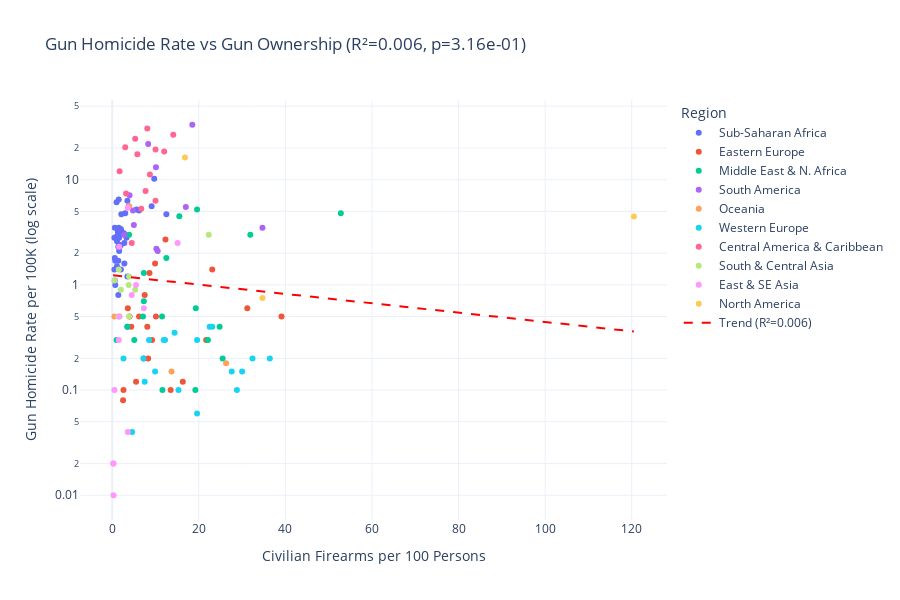

The cell this chart's notebook holds for it:
### Code cell
fig = px.scatter(
    plot_df,
    x='guns_per_100',
    y='gun_homicide_rate',
    color='region',
    hover_name='country_name',
    hover_data={'guns_per_100': ':.1f', 'gun_homicide_rate': ':.2f', 'region': True},
    log_y=True,
    title=f'Gun Homicide Rate vs Gun Ownership (R²={r_squared:.3f}, p={p_value:.2e})',
    labels={
        'guns_per_100': 'Civilian Firearms per 100 Persons',
        'gun_homicide_rate': 'Gun Homicide Rate per 100K (log scale)',
        'region': 'Region',
    },
)

# Add trend line
x_range = np.linspace(plot_df['guns_per_100'].min(), plot_df['guns_per_100'].max(), 100)
y_trend = 10 ** (slope * x_range + intercept)
fig.add_trace(go.Scatter(
    x=x_range, y=y_trend,
    mode='lines',
    name=f'Trend (R²={r_squared:.3f})',
    line=dict(color='red', dash='dash', width=2),
))

# Annotate notable outliers
#outliers = plot_df[plot_df['country_code'].isin(['USA', 'YEM', 'JPN', 'CHN', 'VEN', 'JAM', 'HND'])]
#for _, row in outliers.iterrows():
#    fig.add_annotation(
#        x=row['guns_per_100'], y=row['gun_homicide_rate'],
#        text=row['country_name'], showarrow=True, arrowhead=2,
#        ax=20, ay=-25, font=dict(size=10),
#    )

fig.update_layout(template='plotly_white', height=600)
fig.show()

### Figure 1 — Plotly figure (JSON) as saved in the notebook; plotly's stock layout.template omitted (floating-point values rounded to 4 significant figures)
{"data": [{"customdata": [["Sub-Saharan Africa"], ["Sub-Saharan Africa"], ["Sub-Saharan Africa"], ["Sub-Saharan Africa"], ["Sub-Saharan Africa"], ["Sub-Saharan Africa"], ["Sub-Saharan Africa"], ["Sub-Saharan Africa"], ["Sub-Saharan Africa"], ["Sub-Saharan Africa"], ["Sub-Saharan Africa"], ["Sub-Saharan Africa"], ["Sub-Saharan Africa"], ["Sub-Saharan Africa"], ["Sub-Saharan Africa"], ["Sub-Saharan Africa"], ["Sub-Saharan Africa"], ["Sub-Saharan Africa"], ["Sub-Saharan Africa"], ["Sub-Saharan Africa"], ["Sub-Saharan Africa"], ["Sub-Saharan Africa"], ["Sub-Saharan Africa"], ["Sub-Saharan Africa"], ["Sub-Saharan Africa"], ["Sub-Saharan Africa"], ["Sub-Saharan Africa"], ["Sub-Saharan Africa"], ["Sub-Saharan Africa"], ["Sub-Saharan Africa"], ["Sub-Saharan Africa"], ["Sub-Saharan Africa"], ["Sub-Saharan Africa"], ["Sub-Saharan Africa"], ["Sub-Saharan Africa"], ["Sub-Saharan Africa"], ["Sub-Saharan Africa"], ["Sub-Saharan Africa"], ["Sub-Saharan Africa"], ["Sub-Saharan Africa"], ["Sub-Saharan Africa"], ["Sub-Saharan Africa"], ["Sub-Saharan Africa"]], "hovertemplate": "<b>%{hovertext}</b><br><br>Region=%{customdata[0]}<br>Civilian Firearms per 100 Persons=%{x:.1f}<br>Gun Homicide Rate per 100K (log scale)=%{y:.2f}<extra></extra>", "hovertext": ["Afghanistan", "Angola", "Benin", "Botswana", "Burkina Faso", "Burundi", "Cameroon", "Central African Republic", "Chad", "Congo", "DR Congo", "Cote d'Ivoire", "Eritrea", "Eswatini", "Ethiopia", "Gabon", "Ghana", "Guinea", "Guinea-Bissau", "Kenya", "Lesotho", "Liberia", "Madagascar", "Malawi", "Mali", "Mauritania", "Mauritius", "Mozambique", "Namibia", "Niger", "Nigeria", "Rwanda", "Senegal", "Sierra Leone", "Somalia", "South Africa", "South Sudan", "Sudan", "Tanzania", "Togo", "Uganda", "Zambia", "Zimbabwe"], "legendgroup": "Sub-Saharan Africa", "marker": {"color": "#636efa", "symbol": "circle"}, "mode": "markers", "name": "Sub-Saharan Africa", "orientation": "v", "showlegend": true, "type": "scatter", "x": [12.5, 3.0, 1.4, 3.3, 1.1, 1.6, 1.1, 1.0, 1.3, 2.1, 1.4, 2.8, 0.5, 3.5, 0.6, 2.0, 1.4, 1.1, 2.0, 1.7, 2.7, 2.2, 0.5, 0.7, 1.5, 3.5, 3.5, 2.8, 5.6, 0.7, 1.5, 0.6, 2.0, 0.6, 9.1, 9.7, 1.5, 6.2, 1.4, 1.6, 1.4, 1.6, 2.8], "xaxis": "x", "y": [4.7, 4.8, 0.8, 2.8, 1.5, 2.1, 2.9, 6.1, 3.2, 4.7, 3.0, 1.6, 2.8, 6.3, 3.5, 2.4, 1.7, 2.6, 3.4, 2.3, 3.1, 3.2, 1.4, 1.0, 3.5, 1.2, 0.4, 3.0, 5.2, 1.7, 3.2, 1.1, 1.4, 1.8, 5.6, 10.2, 6.5, 5.1, 2.3, 2.3, 3.3, 2.8, 2.5], "yaxis": "y"}, {"customdata": [["Eastern Europe"], ["Eastern Europe"], ["Eastern Europe"], ["Eastern Europe"], ["Eastern Europe"], ["Eastern Europe"], ["Eastern Europe"], ["Eastern Europe"], ["Eastern Europe"], ["Eastern Europe"], ["Eastern Europe"], ["Eastern Europe"], ["Eastern Europe"], ["Eastern Europe"], ["Eastern Europe"], ["Eastern Europe"], ["Eastern Europe"], ["Eastern Europe"], ["Eastern Europe"], ["Eastern Europe"], ["Eastern Europe"], ["Eastern Europe"]], "hovertemplate": "<b>%{hovertext}</b><br><br>Region=%{customdata[0]}<br>Civilian Firearms per 100 Persons=%{x:.1f}<br>Gun Homicide Rate per 100K (log scale)=%{y:.2f}<extra></extra>", "hovertext": ["Albania", "Armenia", "Azerbaijan", "Belarus", "Bosnia and Herzegovina", "Bulgaria", "Croatia", "Czech Republic", "Estonia", "Georgia", "Hungary", "Latvia", "Lithuania", "Moldova", "Montenegro", "Poland", "Romania", "Russia", "Serbia", "Slovakia", "Slovenia", "Ukraine"], "legendgroup": "Eastern Europe", "marker": {"color": "#EF553B", "symbol": "circle"}, "mode": "markers", "name": "Eastern Europe", "orientation": "v", "showlegend": true, "type": "scatter", "x": [8.6, 4.4, 3.6, 7.3, 31.2, 6.2, 21.7, 16.3, 9.2, 7.5, 5.5, 10.1, 8.1, 4.0, 23.1, 2.5, 2.6, 12.3, 39.1, 8.3, 13.5, 9.9], "xaxis": "x", "y": [1.3, 0.4, 0.6, 0.2, 0.6, 0.5, 0.3, 0.12, 0.3, 0.8, 0.12, 0.5, 0.4, 0.5, 1.4, 0.08, 0.1, 2.7, 0.5, 0.2, 0.1, 1.6], "yaxis": "y"}, {"customdata": [["Middle East & N. Africa"], ["Middle East & N. Africa"], ["Middle East & N. Africa"], ["Middle East & N. Africa"], ["Middle East & N. Africa"], ["Middle East & N. Africa"], ["Middle East & N. Africa"], ["Middle East & N. Africa"], ["Middle East & N. Africa"], ["Middle East & N. Africa"], ["Middle East & N. Africa"], ["Middle East & N. Africa"], ["Middle East & N. Africa"], ["Middle East & N. Africa"], ["Middle East & N. Africa"], ["Middle East & N. Africa"], ["Middle East & N. Africa"], ["Middle East & N. Africa"], ["Middle East & N. Africa"]], "hovertemplate": "<b>%{hovertext}</b><br><br>Region=%{customdata[0]}<br>Civilian Firearms per 100 Persons=%{x:.1f}<br>Gun Homicide Rate per 100K (log scale)=%{y:.2f}<extra></extra>", "hovertext": ["Algeria", "Bahrain", "Egypt", "Iran", "Iraq", "Israel", "Jordan", "Kuwait", "Lebanon", "Libya", "Morocco", "Oman", "Qatar", "Saudi Arabia", "Syria", "Tunisia", "Turkey", "United Arab Emirates", "Yemen"], "legendgroup": "Middle East & N. Africa", "marker": {"color": "#00cc96", "symbol": "circle"}, "mode": "markers", "name": "Middle East & N. Africa", "orientation": "v", "showlegend": true, "type": "scatter", "x": [7.1, 11.6, 3.5, 7.3, 19.6, 7.3, 11.5, 24.8, 31.9, 15.5, 5.1, 25.5, 19.2, 19.3, 3.9, 1.0, 12.5, 22.1, 52.8], "xaxis": "x", "y": [0.5, 0.1, 0.4, 1.3, 5.2, 0.7, 0.5, 0.4, 3.0, 4.5, 0.3, 0.2, 0.1, 0.6, 3.0, 0.3, 1.8, 0.3, 4.8], "yaxis": "y"}, {"customdata": [["South America"], ["South America"], ["South America"], ["South America"], ["South America"], ["South America"], ["South America"], ["South America"], ["South America"], ["South America"], ["South America"], ["South America"]], "hovertemplate": "<b>%{hovertext}</b><br><br>Region=%{customdata[0]}<br>Civilian Firearms per 100 Persons=%{x:.1f}<br>Gun Homicide Rate per 100K (log scale)=%{y:.2f}<extra></extra>", "hovertext": ["Argentina", "Bolivia", "Brazil", "Chile", "Colombia", "Ecuador", "Guyana", "Paraguay", "Peru", "Suriname", "Uruguay", "Venezuela"], "legendgroup": "South America", "marker": {"color": "#ab63fa", "symbol": "circle"}, "mode": "markers", "name": "South America", "orientation": "v", "showlegend": true, "type": "scatter", "x": [10.2, 2.8, 8.3, 10.5, 10.1, 3.8, 4.0, 17.0, 5.0, 4.8, 34.7, 18.5], "xaxis": "x", "y": [2.2, 3.0, 21.9, 2.1, 13.1, 5.6, 7.1, 5.5, 3.7, 5.1, 3.5, 33.3], "yaxis": "y"}, {"customdata": [["Oceania"], ["Oceania"], ["Oceania"], ["Oceania"]], "hovertemplate": "<b>%{hovertext}</b><br><br>Region=%{customdata[0]}<br>Civilian Firearms per 100 Persons=%{x:.1f}<br>Gun Homicide Rate per 100K (log scale)=%{y:.2f}<extra></extra>", "hovertext": ["Australia", "Fiji", "New Zealand", "Papua New Guinea"], "legendgroup": "Oceania", "marker": {"color": "#FFA15A", "symbol": "circle"}, "mode": "markers", "name": "Oceania", "orientation": "v", "showlegend": true, "type": "scatter", "x": [13.7, 0.5, 26.3, 3.9], "xaxis": "x", "y": [0.15, 0.5, 0.18, 5.6], "yaxis": "y"}, {"customdata": [["Western Europe"], ["Western Europe"], ["Western Europe"], ["Western Europe"], ["Western Europe"], ["Western Europe"], ["Western Europe"], ["Western Europe"], ["Western Europe"], ["Western Europe"], ["Western Europe"], ["Western Europe"], ["Western Europe"], ["Western Europe"], ["Western Europe"], ["Western Europe"], ["Western Europe"], ["Western Europe"], ["Western Europe"], ["Western Europe"]], "hovertemplate": "<b>%{hovertext}</b><br><br>Region=%{customdata[0]}<br>Civilian Firearms per 100 Persons=%{x:.1f}<br>Gun Homicide Rate per 100K (log scale)=%{y:.2f}<extra></extra>", "hovertext": ["Austria", "Belgium", "Cyprus", "Denmark", "Finland", "France", "Germany", "Greece", "Iceland", "Ireland", "Italy", "Luxembourg", "Malta", "Netherlands", "Norway", "Portugal", "Spain", "Sweden", "Switzerland", "United Kingdom"], "legendgroup": "Western Europe", "marker": {"color": "#19d3f3", "symbol": "circle"}, "mode": "markers", "name": "Western Europe", "orientation": "v", "showlegend": true, "type": "scatter", "x": [30.0, 12.2, 36.4, 9.9, 32.4, 19.6, 19.6, 22.5, 30.3, 7.2, 14.4, 15.3, 11.9, 2.6, 28.8, 8.5, 7.5, 23.1, 27.6, 4.6], "xaxis": "x", "y": [0.15, 0.3, 0.2, 0.15, 0.2, 0.3, 0.06, 0.4, 0.0, 0.2, 0.35, 0.1, 0.3, 0.2, 0.1, 0.3, 0.12, 0.4, 0.15, 0.04], "yaxis": "y"}, {"customdata": [["Central America & Caribbean"], ["Central America & Caribbean"], ["Central America & Caribbean"], ["Central America & Caribbean"], ["Central America & Caribbean"], ["Central America & Caribbean"], ["Central America & Caribbean"], ["Central America & Caribbean"], ["Central America & Caribbean"], ["Central America & Caribbean"], ["Central America & Caribbean"], ["Central America & Caribbean"], ["Central America & Caribbean"], ["Central America & Caribbean"]], "hovertemplate": "<b>%{hovertext}</b><br><br>Region=%{customdata[0]}<br>Civilian Firearms per 100 Persons=%{x:.1f}<br>Gun Homicide Rate per 100K (log scale)=%{y:.2f}<extra></extra>", "hovertext": ["Bahamas", "Barbados", "Belize", "Costa Rica", "Cuba", "Dominican Republic", "El Salvador", "Guatemala", "Haiti", "Honduras", "Jamaica", "Nicaragua", "Panama", "Trinidad and Tobago"], "legendgroup": "Central America & Caribbean", "marker": {"color": "#FF6692", "symbol": "circle"}, "mode": "markers", "name": "Central America & Caribbean", "orientation": "v", "showlegend": true, "type": "scatter", "x": [5.3, 3.2, 10.0, 10.0, 4.5, 8.7, 5.8, 12.0, 1.7, 14.1, 8.1, 6.7, 7.7, 3.0], "xaxis": "x", "y": [24.5, 7.4, 19.4, 6.3, 2.5, 11.2, 17.5, 18.5, 12.0, 26.7, 30.7, 5.3, 7.8, 20.3], "yaxis": "y"}, {"customdata": [["South & Central Asia"], ["South & Central Asia"], ["South & Central Asia"], ["South & Central Asia"], ["South & Central Asia"], ["South & Central Asia"], ["South & Central Asia"], ["South & Central Asia"], ["South & Central Asia"], ["South & Central Asia"]], "hovertemplate": "<b>%{hovertext}</b><br><br>Region=%{customdata[0]}<br>Civilian Firearms per 100 Persons=%{x:.1f}<br>Gun Homicide Rate per 100K (log scale)=%{y:.2f}<extra></extra>", "hovertext": ["Bangladesh", "India", "Kazakhstan", "Kyrgyzstan", "Nepal", "Pakistan", "Sri Lanka", "Tajikistan", "Turkmenistan", "Uzbekistan"], "legendgroup": "South & Central Asia", "marker": {"color": "#B6E880", "symbol": "circle"}, "mode": "markers", "name": "South & Central Asia", "orientation": "v", "showlegend": true, "type": "scatter", "x": [0.5, 5.3, 3.9, 3.9, 2.0, 22.3, 1.5, 1.4, 3.8, 1.7], "xaxis": "x", "y": [1.1, 0.9, 0.5, 1.2, 0.9, 3.0, 1.4, 0.5, 1.0, 0.5], "yaxis": "y"}, {"customdata": [["East & SE Asia"], ["East & SE Asia"], ["East & SE Asia"], ["East & SE Asia"], ["East & SE Asia"], ["East & SE Asia"], ["East & SE Asia"], ["East & SE Asia"], ["East & SE Asia"], ["East & SE Asia"], ["East & SE Asia"], ["East & SE Asia"], ["East & SE Asia"]], "hovertemplate": "<b>%{hovertext}</b><br><br>Region=%{customdata[0]}<br>Civilian Firearms per 100 Persons=%{x:.1f}<br>Gun Homicide Rate per 100K (log scale)=%{y:.2f}<extra></extra>", "hovertext": ["Cambodia", "China", "Indonesia", "Japan", "South Korea", "Malaysia", "Mongolia", "Myanmar", "Philippines", "Singapore", "Thailand", "Timor-Leste", "Vietnam"], "legendgroup": "East & SE Asia", "marker": {"color": "#FF97FF", "symbol": "circle"}, "mode": "markers", "name": "East & SE Asia", "orientation": "v", "showlegend": true, "type": "scatter", "x": [4.5, 3.6, 0.5, 0.3, 0.2, 1.5, 7.3, 1.6, 3.6, 0.3, 15.1, 5.5, 1.6], "xaxis": "x", "y": [0.8, 0.04, 0.1, 0.01, 0.02, 0.3, 0.6, 2.3, 5.4, 0.02, 2.5, 1.0, 0.5], "yaxis": "y"}, {"customdata": [["North America"], ["North America"], ["North America"]], "hovertemplate": "<b>%{hovertext}</b><br><br>Region=%{customdata[0]}<br>Civilian Firearms per 100 Persons=%{x:.1f}<br>Gun Homicide Rate per 100K (log scale)=%{y:.2f}<extra></extra>", "hovertext": ["Canada", "Mexico", "United States"], "legendgroup": "North America", "marker": {"color": "#FECB52", "symbol": "circle"}, "mode": "markers", "name": "North America", "orientation": "v", "showlegend": true, "type": "scatter", "x": [34.7, 16.8, 120.5], "xaxis": "x", "y": [0.75, 16.3, 4.46], "yaxis": "y"}, {"line": {"color": "red", "dash": "dash", "width": 2}, "mode": "lines", "name": "Trend (R²=0.006)", "type": "scatter", "x": [0.2, 1.415, 2.63, 3.845, 5.061, 6.276, 7.491, 8.706, 9.921, 11.14, 12.35, 13.57, 14.78, 16.0, 17.21, 18.43, 19.64, 20.86, 22.07, 23.29, 24.5, 25.72, 26.93, 28.15, 29.36, 30.58, 31.79, 33.01, 34.22, 35.44, 36.65, 37.87, 39.08, 40.3, 41.52, 42.73, 43.95, 45.16, 46.38, 47.59, 48.81, 50.02, 51.24, 52.45, 53.67, 54.88, 56.1, 57.31, 58.53, 59.74, 60.96, 62.17, 63.39, 64.6, 65.82, 67.03, 68.25, 69.46, 70.68, 71.89, 73.11, 74.32, 75.54, 76.75, 77.97, 79.18, 80.4, 81.62, 82.83, 84.05, 85.26, 86.48, 87.69, 88.91, 90.12, 91.34, 92.55, 93.77, 94.98, 96.2, 97.41, 98.63, 99.84, 101.1, 102.3, 103.5, 104.7, 105.9, 107.1, 108.3, 109.6, 110.8, 112.0, 113.2, 114.4, 115.6, 116.9, 118.1, 119.3, 120.5], "y": [1.232, 1.217, 1.202, 1.187, 1.173, 1.158, 1.144, 1.13, 1.116, 1.102, 1.088, 1.075, 1.062, 1.049, 1.036, 1.023, 1.01, 0.9977, 0.9854, 0.9732, 0.9612, 0.9493, 0.9376, 0.926, 0.9146, 0.9033, 0.8921, 0.8811, 0.8702, 0.8595, 0.8489, 0.8384, 0.8281, 0.8178, 0.8077, 0.7978, 0.7879, 0.7782, 0.7686, 0.7591, 0.7497, 0.7404, 0.7313, 0.7223, 0.7133, 0.7045, 0.6958, 0.6872, 0.6788, 0.6704, 0.6621, 0.6539, 0.6459, 0.6379, 0.63, 0.6222, 0.6145, 0.6069, 0.5995, 0.5921, 0.5847, 0.5775, 0.5704, 0.5633, 0.5564, 0.5495, 0.5427, 0.536, 0.5294, 0.5229, 0.5164, 0.51, 0.5037, 0.4975, 0.4914, 0.4853, 0.4793, 0.4734, 0.4676, 0.4618, 0.4561, 0.4504, 0.4449, 0.4394, 0.434, 0.4286, 0.4233, 0.4181, 0.4129, 0.4078, 0.4028, 0.3978, 0.3929, 0.388, 0.3833, 0.3785, 0.3739, 0.3692, 0.3647, 0.3602]}], "layout": {"height": 600, "legend": {"title": {"text": "Region"}, "tracegroupgap": 0}, "title": {"text": "Gun Homicide Rate vs Gun Ownership (R²=0.006, p=3.16e-01)"}, "xaxis": {"anchor": "y", "domain": [0.0, 1.0], "title": {"text": "Civilian Firearms per 100 Persons"}}, "yaxis": {"anchor": "x", "domain": [0.0, 1.0], "title": {"text": "Gun Homicide Rate per 100K (log scale)"}, "type": "log"}}}
